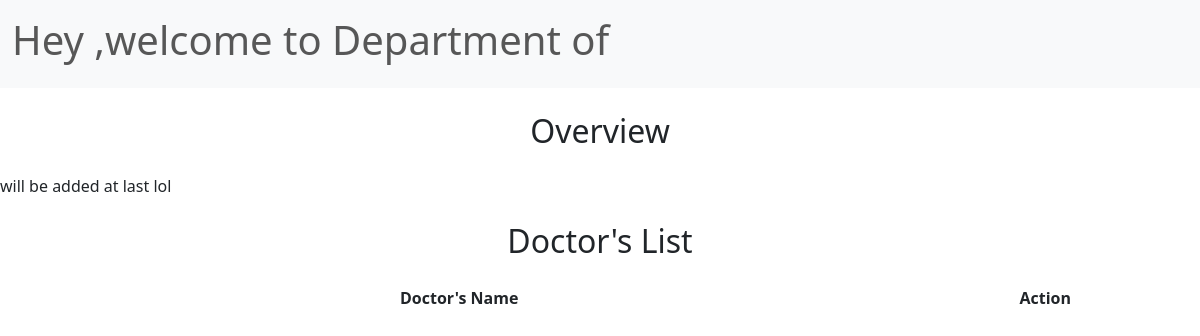
Before: /dashboard/patient/dep-details/Cardiology with the older database file.
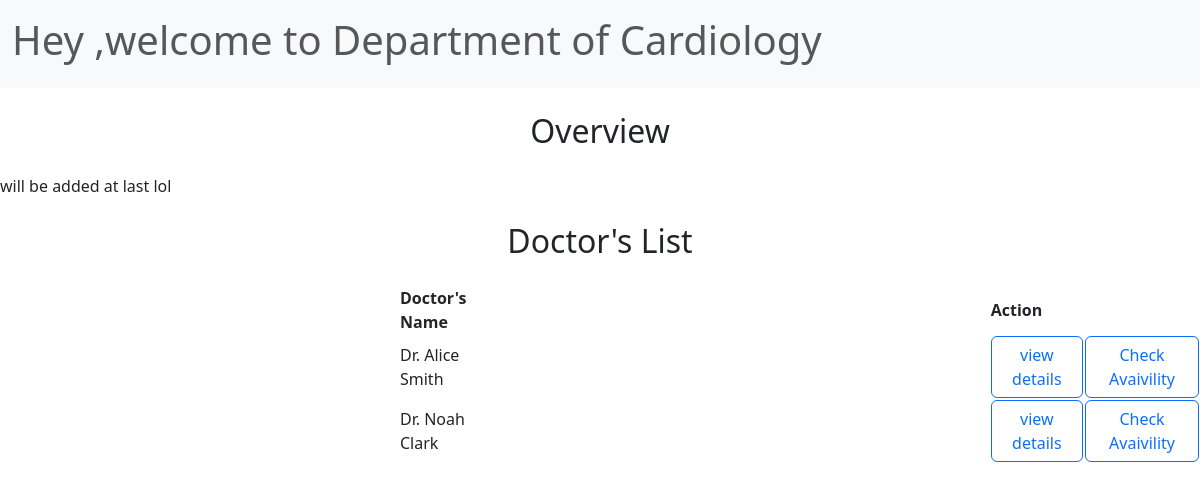
After: the same page with the newer database file.
### models/models.py (models this page shows)
class Department(db.Model):
    id=db.Column(db.Integer(),primary_key=True)
    name=db.Column(db.String(50),nullable = False)
    descreption=db.Column(db.String(200),nullable=True)

class Doctor(db.Model):
    id=db.Column(db.Integer(),primary_key=True)
    fullname = db.Column(db.String(50),nullable = False)
    username = db.Column(db.String(50),unique = True,nullable = False)
    password = db.Column(db.String(),nullable= False)
    address = db.Column(db.String(200),nullable = False)
    phone = db.Column(db.String(15),nullable = False)
    email = db.Column(db.String(50),nullable = False)
    experience = db.Column(db.String(100),nullable = False)
    specialization = db.Column(db.String(50),nullable = False)
    created_at=db.Column(db.DateTime(),default=datetime.datetime.utcnow)
    updated_at=db.Column(db.DateTime(),default=datetime.datetime.utcnow,onupdate=datetime.datetime.utcnow)

### controllers/showDepartmentPage.py (the view)
@showthedepartment.route("/dashboard/patient/dep-details/<string:depname>", methods=['GET','POST'])
def showTheDepartment(depname):
    print(depname)
    getDetails = Department.query.filter_by(name=depname).first()
    getdoctors = Doctor.query.filter_by(specialization=depname).all()
    print(getdoctors)
    return render_template("departmentPage.html",getDetails=getDetails, getdoctors=getdoctors)

### templates/departmentPage.html (shortened to what this page needs)
<!DOCTYPE html>
<html lang="en">
<head>
        <link href="https://cdn.jsdelivr.net/npm/bootstrap@5.3.2/dist/css/bootstrap.min.css" rel="stylesheet">
</head>
<body>
    <nav class="navbar bg-body-tertiary">
  <div class="container-fluid">
    <span class="navbar-text">
  <h1>Hey ,welcome to Department of {{getDetails.name}}</h1>
    </span>
  </div>
</nav>
     <h2 class="text-center my-4">Overview</h2>
     <p>will be added at last lol</p>
 <div><h2 class="text-center my-4">Doctor's List</h2></div>
 <table>
      <thead>
        <tr>
            <th style="padding-right: 500px;padding-left: 400px;">Doctor's Name</th>
            <th>Action</th>
        </tr>
    </thead>
      <tbody>
        {% for x in getdoctors %}
        <tr>
            <td style="padding-right: 500px;padding-left: 400px;">{{ x.fullname }}</td>
            <td>
            <a class="btn btn-outline-primary" href="/dashboard/patient/dep-details/{{x.specialization}}/{{x.username}}">view details </a>
            </td>
            <td>
            <a class="btn btn-outline-primary" href="/dashboard/patient/{{x.specialization}}/{{x.fullname}}/{{x.username}}/availibility">Check Avaivility</a>
            </td>
        </tr>
        {% endfor %}
    </tbody>
 </table>
</html>

Changed rows visible on the page:
now on this page (row edited): Department: name "Cardiology"
added Doctor: fullname "Dr. Alice Smith"
now on this page (row edited): Doctor: fullname "Dr. Noah Clark"
